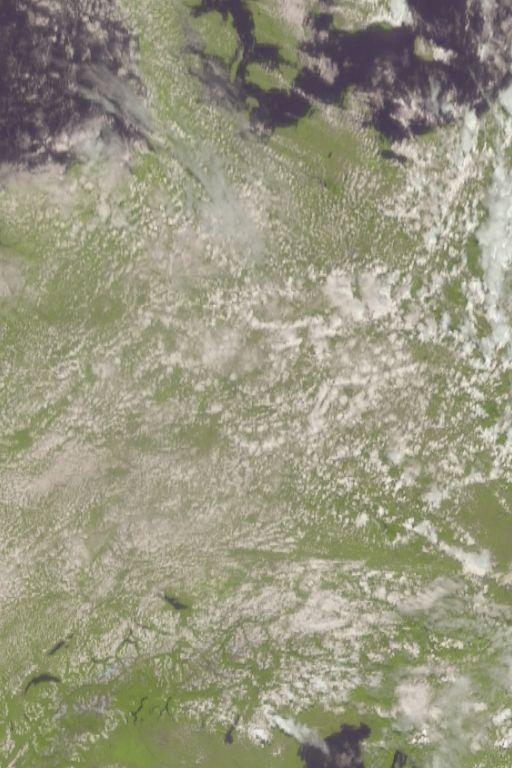
#> input picture combined_images/germany/20240724_1200_UTC.jpg, 512 x 768 px, found by its file name
$ python Main_ShowSatImg.py
#> lines starting #> are read from the running program, lines starting #| are printed output that depends on the picture
from Lib.SatImgReader import *
from PIL import Image
from matplotlib import pyplot as plt
import numpy as np


# Funktion zur Umwandlung von Koordinaten in Pixel
def latlon_to_pixel(img, lon, lat):
    # ---> Funktion aus SatImReader kopiert <---

    width, height = img.size
    # Mercator Projektion
    # Berechne die x-Koordinate (Longitude)
    x = (lon - MIN_LON_GER) / (MAX_LON_GER - MIN_LON_GER) * width

    # Berechne die y-Koordinate (Latitude) unter Verwendung der Mercator-Projektion
    lat_rad = np.radians(lat)
    min_lat_rad = np.radians(MIN_LAT_GER)
    max_lat_rad = np.radians(MAX_LAT_GER)
    y = (np.log(np.tan(np.pi / 4 + lat_rad / 2)) - np.log(np.tan(np.pi / 4 + min_lat_rad / 2))) / \
        (np.log(np.tan(np.pi / 4 + max_lat_rad / 2)) - np.log(np.tan(np.pi / 4 + min_lat_rad / 2))) * height

    # Pixelkoordinaten umdrehen, da y in Bildern von oben nach unten geht
    return int(x), int(height - y)


# Darstellen aller DWD-Stationen auf einem Satellitenbild
# dwd_data = dwd.DWDStations()
# dwd_data.load_folder("..\\DWD_Stations")
# show_poses = list(zip(dwd_data.df[COL_LAT], dwd_data.df[COL_LON]))
show_poses = [(52.519683856228305, 13.40824400801289),
              (54.82094893832346, 9.45336095833125),
              (47.568693047361656, 10.699923350545903),
              (51.05061896926067, 5.905757455655236),
              (50.60682981164014, 10.689812285349753)]

# Beispiel Bild laden
img_name = "20240724_1200_UTC.jpg"
tmp_img = Image.open(f"..\\combined_images\\germany\\{img_name}")
#> tmp_img is the input picture: PIL image 512x768 RGB; mean R, G, B 152.5, 150.2, 128.3
image_np = np.array(tmp_img)

# Koordinaten in Pixel umwandeln
img_x, img_y = [], []
for _lat, _lon in show_poses:
    tmp_x, tmp_y = latlon_to_pixel(tmp_img, _lon, _lat)
    img_x.append(tmp_x)
    img_y.append(tmp_y)
#> this loop made 5 passes
#> (tmp_x, tmp_y) on passes 1 to 5: (353, 253), (173, 76), (230, 606), (12, 362), (230, 394)
#> after the loop, img_x = [353, 173, 230, 12, 230]; img_y = [253, 76, 606, 362, 394]

# Umgewandelte Pixelkoordinaten plotten
plt.imshow(image_np)
plt.scatter(img_x, img_y,
            color="red",
            marker="x")
plt.title(f"GPS coordinates on the image of: {img_name}")
plt.axis("off")  # Achsen ausschalten
plt.show()
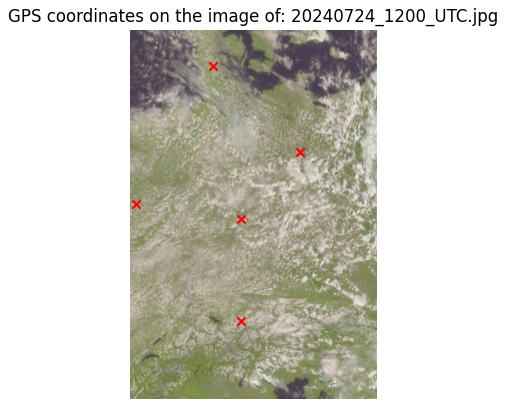
#> figure drawn by matplotlib, 1 panel
